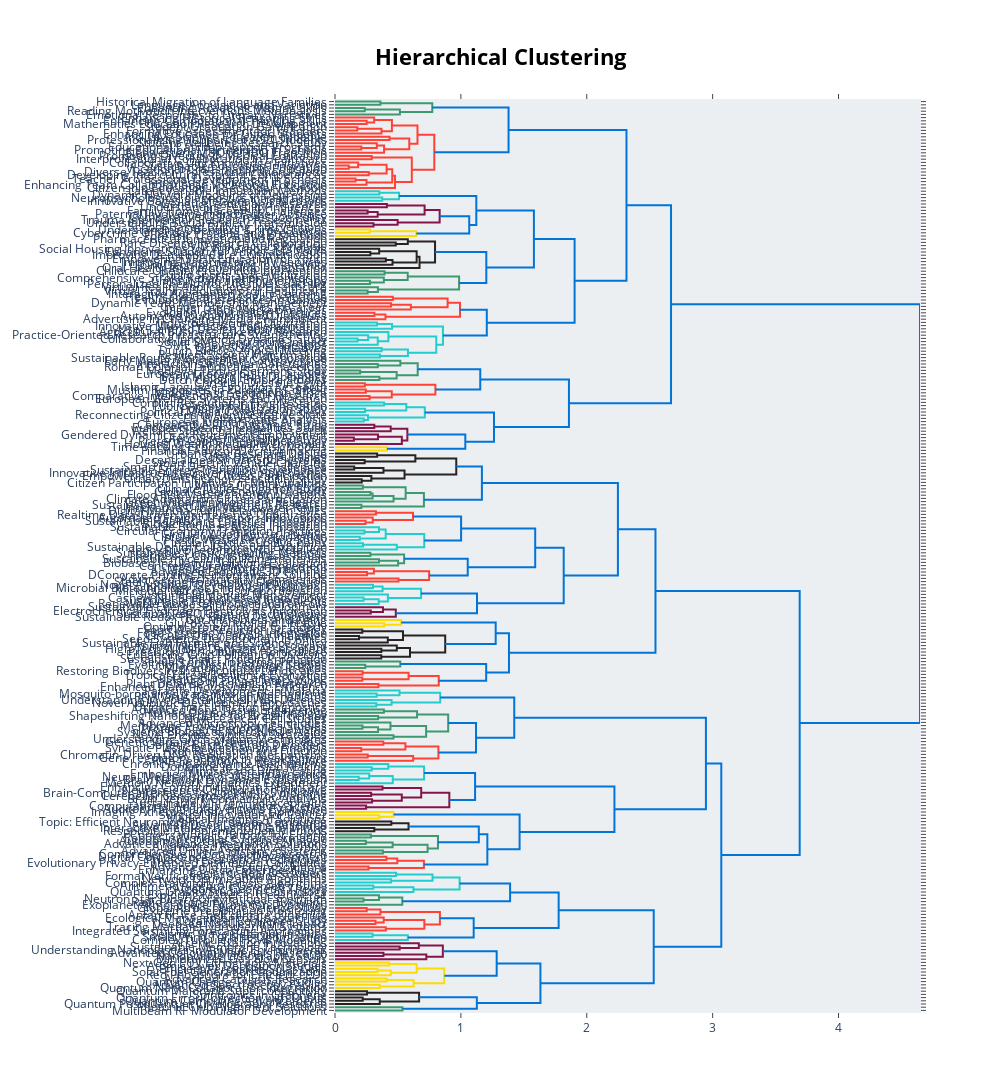

Notebook code for this chart:
### Markdown cell above
#### **TOPIC HIERARCHY** <a class="anchor" id="topic_hierarchy"></a>

### Code cell
topic_model.visualize_hierarchy(custom_labels=True)
